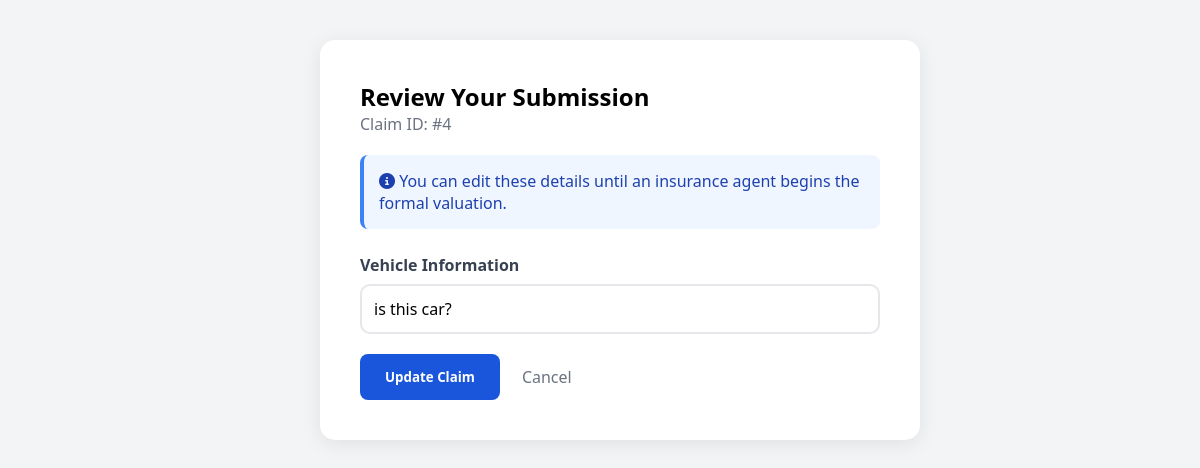
Page /edit-claim/4/ (signed in) on the earlier database version.
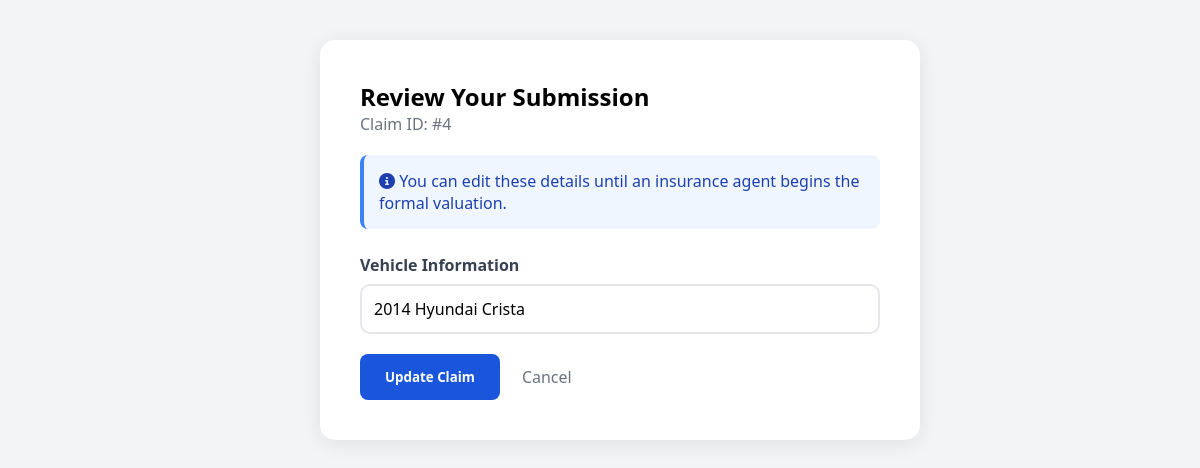
Same page on the later database version.
### my_admin/models.py (models this page shows, shortened)
class DamageAnalysis(models.Model):
    user = models.ForeignKey(User, on_delete=models.CASCADE, related_name='client_claims')
    agent = models.ForeignKey(
        User,
        on_delete=models.SET_NULL,
        null=True,
        blank=True,
        related_name='assigned_claims'
    )
    car_details = models.CharField(max_length=100)
    status = models.CharField(max_length=20, default='Pending')  # Pending, Approved, Rejected, Appealed
    damage_level = models.CharField(max_length=20, default='TBD')
    date_analyzed = models.DateTimeField(auto_now_add=True)  # Set once on creation
    updated_at = models.DateTimeField(auto_now=True)  # Updates every time .save() is called
    market_value = models.DecimalField(max_digits=12, decimal_places=2, null=True, blank=True)
    minor_coeff = models.FloatField(null=True, blank=True, default=0.025)
    moderate_coeff = models.FloatField(null=True, blank=True, default=0.05)
    major_coeff = models.FloatField(null=True, blank=True, default=0.1)
    estimated_claim = models.DecimalField(max_digits=12, decimal_places=2, null=True, blank=True)
    agent_comment = models.TextField(null=True, blank=True)
    user_appeal_reason = models.TextField(null=True, blank=True)
    appeal_count = models.IntegerField(default=0)  # Tracks 1st and 2nd re-evaluation requests

### my_admin/views.py (the view)
# urls.py: path('edit-claim/<int:claim_id>/', views.user_edit_claim, name='user_edit_claim'),
@login_required
def user_edit_claim(request, claim_id):
    claim = get_object_or_404(DamageAnalysis, id=claim_id, user=request.user)
    if claim.status != 'Pending':
        messages.error(request, "Processed claims cannot be edited.")
        return redirect('claim_history')
    if request.method == "POST":
        claim.car_details = request.POST.get('car_details')
        claim.save()
        messages.success(request, "Details updated.")
        return redirect('claim_history')
    return render(request, "UserEditClaim.html", {'claim': claim})

### my_admin/templates/UserEditClaim.html (shortened to what this page needs)
<!DOCTYPE html>
<html lang="en">
<head>
    <link rel="stylesheet" href="https://cdnjs.cloudflare.com/ajax/libs/font-awesome/6.4.0/css/all.min.css">
</head>
<body>
    <div class="main-content">
        <div class="edit-card">
            <h2>Review Your Submission</h2>
            <p style="margin-bottom: 20px; color: #6b7280;">Claim ID: #{{ claim.id }}</p>
            <div class="alert-info">
                <i class="fas fa-info-circle"></i> You can edit these details until an insurance agent begins the formal valuation.
            </div>
            <form method="POST">
                <div class="form-group">
                    <label>Vehicle Information</label>
                    <input type="text" name="car_details" value="{{ claim.car_details }}">
                </div>
                <div style="display: flex; gap: 10px;">
                    <button type="submit" class="btn-save">Update Claim</button>
                    <a href="{% url 'claim_history' %}" style="text-decoration:none; padding: 12px; color: #6b7280;">Cancel</a>
                </div>
            </form>
        </div>
    </div>
</body>
</html>

Differences in the rows shown:
changed DamageAnalysis id 4: car_details "is this car?" → "2014 Hyundai Crista"
